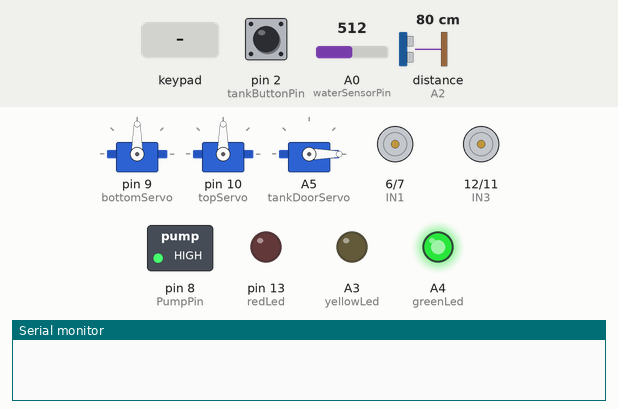
This sketch was run on a simulated Arduino Uno, built with avr-gcc and run on an emulated ATmega328P. Parts: 3 × servo, motor-driver pin pairs drawn as motors (green arrow = first pin HIGH = forward, orange = second pin HIGH = backward, longer = more drive, scaled by the enable pin), switched loads named in the sketch (green lamp = pin HIGH), output pins drawn as LEDs (lit = HIGH), the last lines printed to the serial monitor. Wiring (inferred from the names in the program): ultrasonic range finder: trigger A1; echo A2. The test bench sets the inputs (shaded band); at power-on: pin 2 (tankButtonPin) HIGH, A0 (waterSensorPin) = 512, distance to the obstacle (sensor on A2) 80 cm. The echo pulse lasts 58.3 µs per cm; pins used as bus, display or sensor lines are not drawn.

Above: at 1.2 s.
1.3 s: pin 2 (tankButtonPin) pulled LOW for 0.15 s
At 1.37 s:
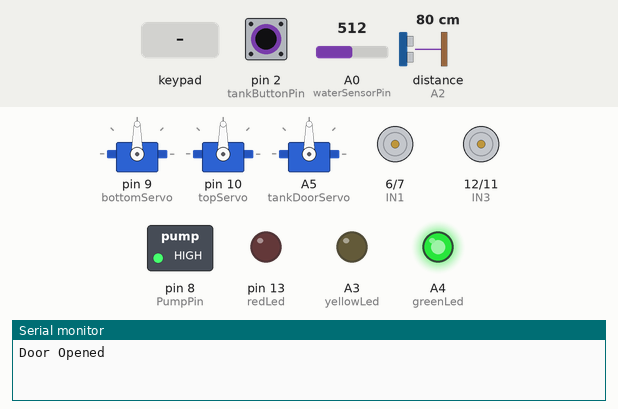
2.9 s: A0 (waterSensorPin) set to 492
At 3.9 s:
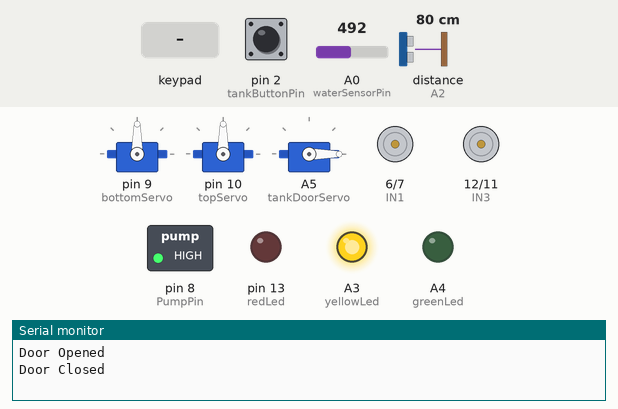
4.5 s: key 'U' pressed
At 4.7 s:
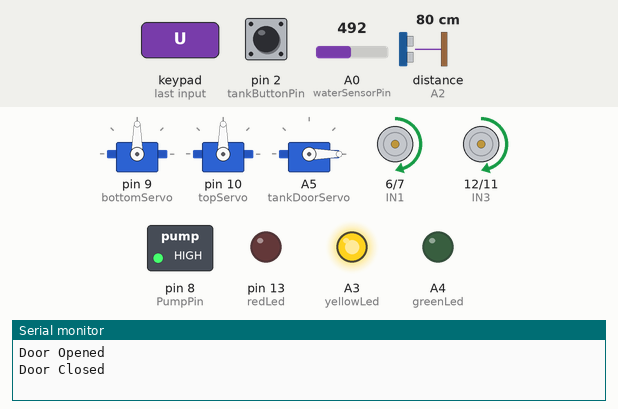
6.4 s: key 'D' pressed
At 6.6 s:
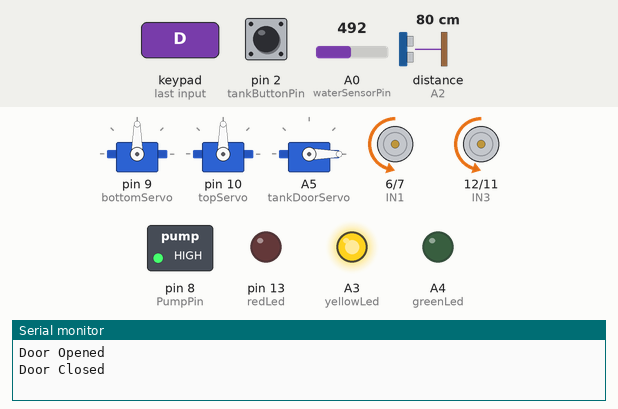
8.3 s: A0 (waterSensorPin) set to 311
9.8 s: A0 (waterSensorPin) set to 290
At 10.3 s:
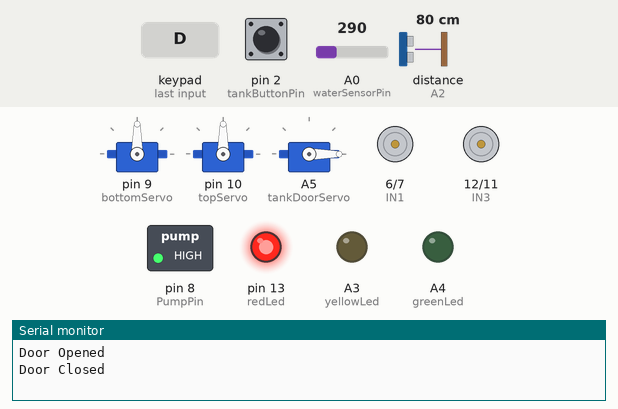
Timing chart, 0 to 12.4 s (numbered marks = the images above; inputs shaded):
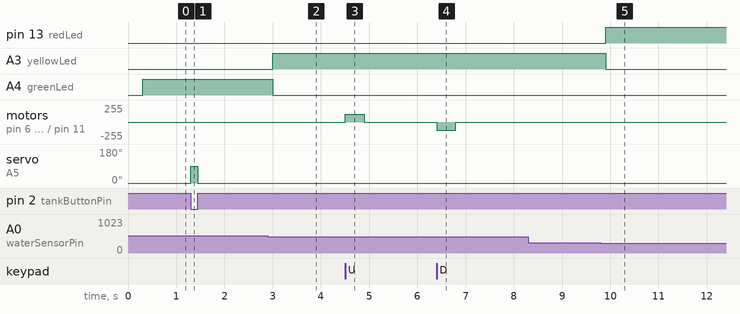

The sketch:

arduinoFireTruck.ino
```cpp
#include <Dabble.h>
#include <Servo.h>
#include <EEPROM.h>

Servo bottomServo;
Servo topServo;
Servo tankDoorServo;

int bottomServoValue = 90;
int topServoValue = 90;

#define BOTTOM_SERVO_ADDR 0
#define TOP_SERVO_ADDR 1
#define SPEED_MODE_ADDR 2

#define TRIG_PIN A1
#define ECHO_PIN A2

#define ENA 3
#define IN1 6
#define IN2 7
#define ENB 5
#define IN3 12
#define IN4 11

int speed = 400;
bool isFastMode = true;
bool lastSelectState = false;

int PumpPin = 8;
bool pumpRunning = false;
unsigned long pumpStartTime = 0;
const unsigned long pumpDuration = 5000;
bool lastStartState = false;

int waterSensorPin = A0;

int redLed = 13;
int yellowLed = A3;
int greenLed = A4;

volatile bool moveable = true;
volatile bool dryrun = false;

const int tankButtonPin = 2;
volatile bool doorShouldBeOpen = false;
volatile bool doorStateChanged = false;

unsigned long lastSensorCheck = 0;
const unsigned long sensorInterval = 300;

// ===== Door Button ISR =====
void tankButtonISR() {
  doorShouldBeOpen = (digitalRead(tankButtonPin) == LOW);
  doorStateChanged = true;
}

void setup() {
  Serial.begin(9600);
  Dabble.begin(Serial);

  bottomServoValue = EEPROM.read(BOTTOM_SERVO_ADDR);
  topServoValue = EEPROM.read(TOP_SERVO_ADDR);

  byte savedMode = EEPROM.read(SPEED_MODE_ADDR);
  isFastMode = (savedMode == 1);
  speed = isFastMode ? 255 : 120;

  if (bottomServoValue < 0 || bottomServoValue > 180) bottomServoValue = 90;
  if (topServoValue < 0 || topServoValue > 180) topServoValue = 90;

  bottomServo.attach(9);
  topServo.attach(10);
  bottomServo.write(bottomServoValue);
  topServo.write(topServoValue);

  tankDoorServo.attach(A5);
  tankDoorServo.write(0);
  pinMode(tankButtonPin, INPUT_PULLUP);
  attachInterrupt(digitalPinToInterrupt(tankButtonPin), tankButtonISR, CHANGE);

  pinMode(TRIG_PIN, OUTPUT);
  pinMode(ECHO_PIN, INPUT);

  pinMode(redLed, OUTPUT);
  pinMode(yellowLed, OUTPUT);
  pinMode(greenLed, OUTPUT);

  pinMode(ENA, OUTPUT);
  pinMode(IN1, OUTPUT);
  pinMode(IN2, OUTPUT);
  pinMode(ENB, OUTPUT);
  pinMode(IN3, OUTPUT);
  pinMode(IN4, OUTPUT);

  pinMode(PumpPin, OUTPUT);
  digitalWrite(PumpPin, HIGH);

  stopMotors();
}

void loop() {
  if (doorStateChanged) {
    doorStateChanged = false;
    if (doorShouldBeOpen) {
      tankDoorServo.write(90);
      Serial.println("Door Opened");
    } else {
      tankDoorServo.write(0);
      Serial.println("Door Closed");
    }
  }

  Dabble.processInput();

  if (millis() - lastSensorCheck >= sensorInterval) {
    lastSensorCheck = millis();

    digitalWrite(TRIG_PIN, LOW);
    delayMicroseconds(2);
    digitalWrite(TRIG_PIN, HIGH);
    delayMicroseconds(10);
    digitalWrite(TRIG_PIN, LOW);

    long duration = pulseIn(ECHO_PIN, HIGH, 30000);
    float distance = duration * 0.034 / 2;
    moveable = (distance >= 10);

    int waterLevel = analogRead(waterSensorPin);
    dryrun = (waterLevel < 300);

    if (waterLevel > 500) {
      digitalWrite(redLed, LOW);
      digitalWrite(greenLed, HIGH);
      digitalWrite(yellowLed, LOW);
    } else if (waterLevel > 300) {
      digitalWrite(redLed, LOW);
      digitalWrite(greenLed, LOW);
      digitalWrite(yellowLed, HIGH);
    } else {
      digitalWrite(redLed, HIGH);
      digitalWrite(greenLed, LOW);
      digitalWrite(yellowLed, LOW);
    }
  }

  bool currentSelectState = GamePad.isSelectPressed();
  if (currentSelectState && !lastSelectState) {
    isFastMode = !isFastMode;
    speed = isFastMode ? 255 : 120;
    EEPROM.write(SPEED_MODE_ADDR, isFastMode ? 1 : 0);
  }
  lastSelectState = currentSelectState;

  if (GamePad.isTrianglePressed()) {
    if (bottomServoValue < 120) {
      bottomServoValue++;
      bottomServo.write(bottomServoValue);
      EEPROM.write(BOTTOM_SERVO_ADDR, bottomServoValue);
    }
    delay(50);
  } else if (GamePad.isCrossPressed()) {
    if (bottomServoValue > 60) {
      bottomServoValue--;
      bottomServo.write(bottomServoValue);
      EEPROM.write(BOTTOM_SERVO_ADDR, bottomServoValue);
    }
    delay(50);
  } else if (GamePad.isSquarePressed()) {
    if (topServoValue < 140) {
      topServoValue++;
      topServo.write(topServoValue);
      EEPROM.write(TOP_SERVO_ADDR, topServoValue);
    }
    delay(50);
  } else if (GamePad.isCirclePressed()) {
    if (topServoValue > 50) {
      topServoValue--;
      topServo.write(topServoValue);
      EEPROM.write(TOP_SERVO_ADDR, topServoValue);
    }
    delay(50);
  }

  if (GamePad.isUpPressed() && moveable) {
    moveForward(speed);
  } else if (GamePad.isDownPressed()) {
    moveBackward(speed);
  } else if (GamePad.isLeftPressed()) {
    turnLeft(speed);
  } else if (GamePad.isRightPressed()) {
    turnRight(speed);
  } else {
    stopMotors();
  }

  if (!dryrun) {
    bool currentStartState = GamePad.isStartPressed();
    if (currentStartState && !lastStartState && !pumpRunning) {
      pumpRunning = true;
      pumpStartTime = millis();
      digitalWrite(PumpPin, LOW);
    }

    if (pumpRunning && (millis() - pumpStartTime >= pumpDuration)) {
      digitalWrite(PumpPin, HIGH);
      pumpRunning = false;
    }

    lastStartState = currentStartState;
  }
}

// ----- Motor Functions -----
void moveForward(int speed) {
  digitalWrite(IN1, HIGH); digitalWrite(IN2, LOW);
  digitalWrite(IN3, HIGH); digitalWrite(IN4, LOW);
  analogWrite(ENA, speed); analogWrite(ENB, speed);
}
void moveBackward(int speed) {
  digitalWrite(IN1, LOW); digitalWrite(IN2, HIGH);
  digitalWrite(IN3, LOW); digitalWrite(IN4, HIGH);
  analogWrite(ENA, speed); analogWrite(ENB, speed);
}
void turnLeft(int speed) {
  digitalWrite(IN1, LOW); digitalWrite(IN2, HIGH);
  digitalWrite(IN3, HIGH); digitalWrite(IN4, LOW);
  analogWrite(ENA, speed); analogWrite(ENB, speed);
}
void turnRight(int speed) {
  digitalWrite(IN1, HIGH); digitalWrite(IN2, LOW);
  digitalWrite(IN3, LOW); digitalWrite(IN4, HIGH);
  analogWrite(ENA, speed); analogWrite(ENB, speed);
}
void stopMotors() {
  digitalWrite(IN1, LOW); digitalWrite(IN2, LOW);
  digitalWrite(IN3, LOW); digitalWrite(IN4, LOW);
  analogWrite(ENA, 0); analogWrite(ENB, 0);
}
```

Measured:
- the behaviour switches between 501 and 500 on A0 (waterSensorPin) (found by bisection; images 1 and 2)
- the behaviour switches between 301 and 300 on A0 (waterSensorPin) (found by bisection; images 4 and 5)
- after the input at 1.3 s, servo on A5 (tankDoorServo): 0° → 90° at once, → 0° 0.15 s later
- after the input at 2.9 s, A3 (yellowLed): LOW → HIGH after 0.11 s; A4 (greenLed): HIGH → LOW after 0.11 s
- after the input at 4.5 s, motor on pin 6 (IN1) / pin 7 (IN2), motor on pin 12 (IN3) / pin 11 (IN4): stopped → forward 120/255 at once, → stopped 0.40 s later
- after the input at 6.4 s, motor on pin 6 (IN1) / pin 7 (IN2), motor on pin 12 (IN3) / pin 11 (IN4): stopped → backward 120/255 at once, → stopped 0.40 s later
- after the input at 8.3 s, every drawn part: stays the same
- after the input at 9.8 s, pin 13 (redLed): LOW → HIGH after 0.11 s; A3 (yellowLed): HIGH → LOW after 0.11 s
